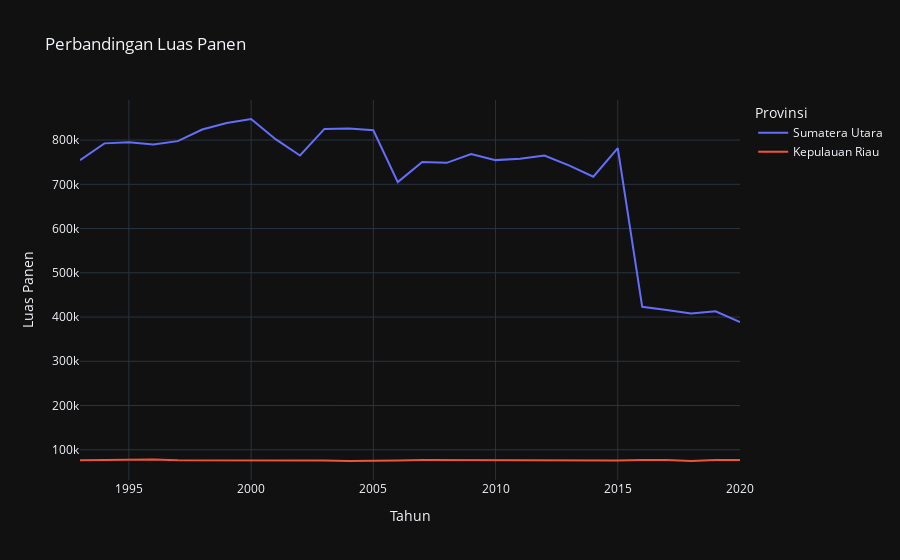

This figure's notebook cell:
### Code cell
fig = px.line(terendah, x="Tahun", y="Luas Panen",color='Provinsi',title='Perbandingan Luas Panen ',template='plotly_dark')
# fig.update_traces(hoverinfo='label+percent')
fig.show()
plotly.offline.plot(fig, filename='grafik/luas_panen_terendah.html')
# file1 = open("luas_panen.html","a")#append mode
# file1.write(a)
# file1.close()

### Figure 1 — Plotly figure (JSON) as saved in the notebook; plotly's stock layout.template omitted (floating-point values rounded to 4 significant figures)
{"data": [{"hovertemplate": "Provinsi=Sumatera Utara<br>Tahun=%{x}<br>Luas Panen=%{y}<extra></extra>", "legendgroup": "Sumatera Utara", "line": {"color": "#636efa", "dash": "solid"}, "marker": {"symbol": "circle"}, "mode": "lines", "name": "Sumatera Utara", "orientation": "v", "showlegend": true, "type": "scatter", "x": [1993, 1994, 1995, 1996, 1997, 1998, 1999, 2000, 2001, 2002, 2003, 2004, 2005, 2006, 2007, 2008, 2009, 2010, 2011, 2012, 2013, 2014, 2015, 2016, 2017, 2018, 2019, 2020], "xaxis": "x", "y": [754569, 792534, 795183, 790051, 797545, 823749, 838626, 847610, 801948, 765161, 825188, 826091, 822073, 705023, 750232, 748540, 768407, 754674, 757547, 765099, 742968, 717318, 781769, 423029, 415675, 408200.0, 413100.0, 388600.0], "yaxis": "y"}, {"hovertemplate": "Provinsi=Kepulauan Riau<br>Tahun=%{x}<br>Luas Panen=%{y}<extra></extra>", "legendgroup": "Kepulauan Riau", "line": {"color": "#EF553B", "dash": "solid"}, "marker": {"symbol": "circle"}, "mode": "lines", "name": "Kepulauan Riau", "orientation": "v", "showlegend": true, "type": "scatter", "x": [1993, 1994, 1995, 1996, 1997, 1998, 1999, 2000, 2001, 2002, 2003, 2004, 2005, 2006, 2007, 2008, 2009, 2010, 2011, 2012, 2013, 2014, 2015, 2016, 2017, 2018, 2019, 2020], "xaxis": "x", "y": [76133, 76890, 76890, 77908, 76132, 76200, 76129, 75989, 75989, 75989, 75989, 74789, 74900, 75987, 76890, 76700, 76898, 76900, 76900, 76900, 76567, 75678, 75898, 76898, 76900, 74637, 76900, 76780], "yaxis": "y"}], "layout": {"autosize": true, "legend": {"title": {"text": "Provinsi"}, "tracegroupgap": 0}, "title": {"text": "Perbandingan Luas Panen "}, "xaxis": {"anchor": "y", "autorange": true, "domain": [0, 1], "range": [1993, 2020], "title": {"text": "Tahun"}, "type": "linear"}, "yaxis": {"anchor": "x", "autorange": true, "domain": [0, 1], "range": [31690.0, 890600.0], "title": {"text": "Luas Panen"}, "type": "linear"}}}
